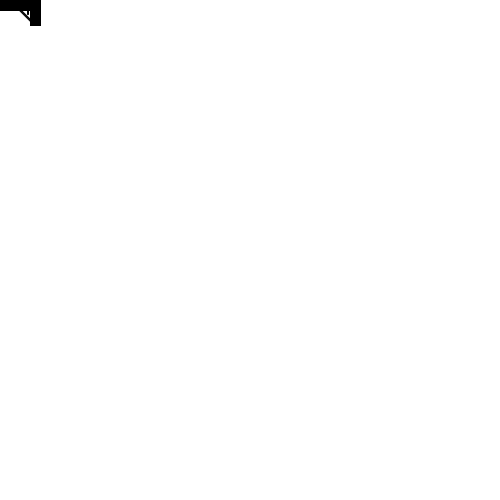
Frame 1 (no input)
Frame 60 (the mouse pressed at the canvas centre just before this capture): identical to frame 1, image omitted
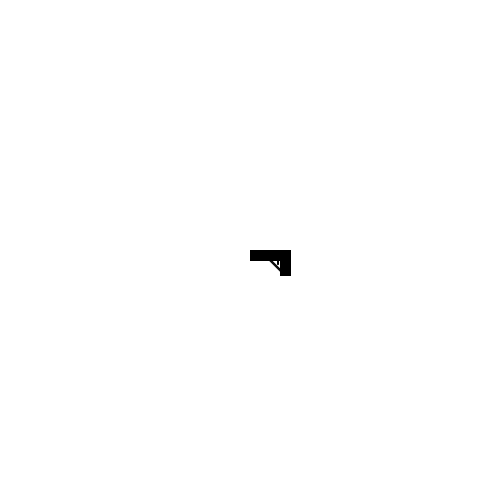
Frame 120 (the mouse held since frame 60 and released just before this capture)

The Processing sketch that drew these frames (run headless with seeded random() and noise(); from frame 60 on, the mouse is pressed at the canvas centre):

// Processing sketch: processing_117539
// ── processing_117539.pde

Bullet bullet1;
int gunX = 450;
int gunY = 250;
boolean go = false;
void setup() {
  size(500,500);
  bullet1 = new Bullet(color(30),gunX+20,gunY+5,-20,8);
}

void draw() {
  background(255);
  gunX = mouseX;
  gunY = mouseY;
  if(keyPressed){ 
  go = true; 
  fill(255,255,0); 
  ellipse ( gunX-10,gunY+5,25,25); 
   } 
  if(go == true){ 
bullet1.move(); 
bullet1.display(); 
 } 
 gun();
}

class Bullet{ 
 color c; 
  float xpos; 
  float ypos; 
  float bSize; 
  float xspeed; 

Bullet(color tempC, float tempXpos,float tempYpos, float tempXspeed, float tempBsize) { 

c = tempC; 
xpos = tempXpos; 
ypos = tempYpos; 
xspeed = tempXspeed; 
bSize = tempBsize; 
 } 

  void display(){ 

fill(c); 
ellipse(xpos,ypos,2*bSize,bSize); 
   } 
   
  void move(){ 
 
 xpos=xpos+xspeed; 
     if (xpos > width){ 
       xpos = 0; 
   } 
   if (xpos < 0){ 
     xpos = gunX+20;
     ypos = gunY+5;
     go = false; 
     
     } 
   } 
 } 
 void gun(){ 
   rectMode(CORNER);
   fill(0); 
   rect( gunX, gunY, 40,10); 
   rect( gunX + 30, gunY, 10,25); 
   line( gunX + 20, gunY + 10, gunX + 30, gunY + 20); 
   line( gunX + 19, gunY + 10, gunX + 30, gunY + 21); 
   line( gunX + 21, gunY + 10, gunX + 30, gunY + 19); 
   line( gunX + 27, gunY + 10, gunX + 27, gunY + 14); 
   line( gunX + 28, gunY + 10, gunX + 28, gunY + 14);
 } 
